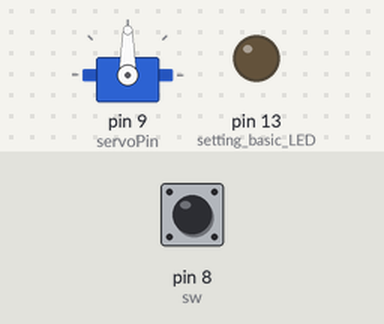
Bench run of a sketch on a simulated Arduino Uno, built with avr-gcc and run on an emulated ATmega328P. Parts: servo, output pins drawn as LEDs (lit = HIGH). The inputs (shaded band) are chosen by the test bench; at power-on: pin 8 (sw) HIGH.

Above: at 1.2 s.
1.3 s: pin 8 (sw) pulled LOW for 0.15 s
3.1 s: pin 8 (sw) pulled LOW for 1 s
At 3.55 s:
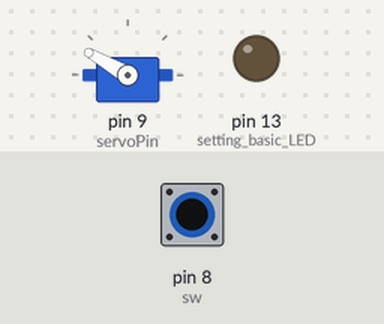
At 4.5 s:
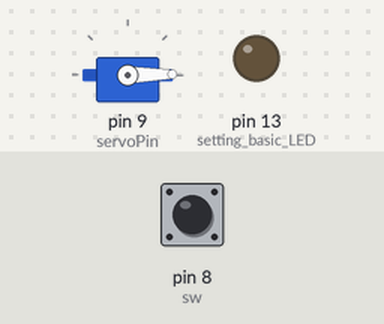
5.7 s: pin 8 (sw) pulled LOW for 3.2 s
At 5.85 s:
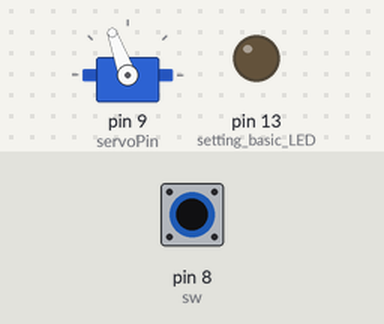
Timing chart, 0 to 10.5 s (numbered marks = the images above; inputs shaded):
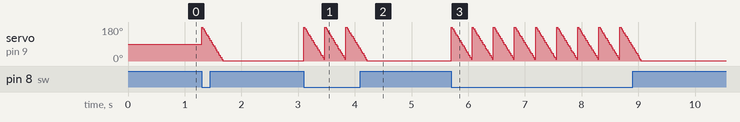

Measured:
- after the input at 3.1 s, servo on pin 9 (servoPin): ramps from 180° to 1° and jumps back, once every 0.37 s
- after the input at 5.7 s, servo on pin 9 (servoPin): ramps from 180° to 1° and jumps back, once every 0.37 s

The sketch:

moidam.ino
```cpp
// 초음파센서를 쓰진 않지만
// 나중에 쓸지 모르므로 예약 핀번호 선언
int echo = 11;
int trig = 12;

#include <Servo.h>

int servoPin = 9;

Servo servo;

int angle = 0; // 서보모터 각도 위치
int sw = 8;

void setup() {
    Serial.begin(9600);

    // Trig를 출력, Echo를 입력으로 설정
    pinMode(trig, OUTPUT);
    pinMode(echo, INPUT);
    pinMode(13, OUTPUT); // setting basic LED
    pinMode(sw, INPUT_PULLUP); //INPUT_PULLUP모드 적용

    servo.attach(servoPin);
}

void loop() {
    bool check = false;
    int logic = digitalRead(sw);

    if( logic == LOW && check == false)
    {
        check = true;
         // scan from 0 to 180 degrees
//          for(angle = 0; angle < 180; angle++)
//          {
//            servo.write(angle);
//            delay(3);
//          }
          // now scan back from 180 to 0 degrees
          for(angle = 180; angle > 0; angle--)
          {
            servo.write(angle);
            delay(2);
          }
    }
    else if(logic == HIGH) {
        check = false;
    }
}
```
